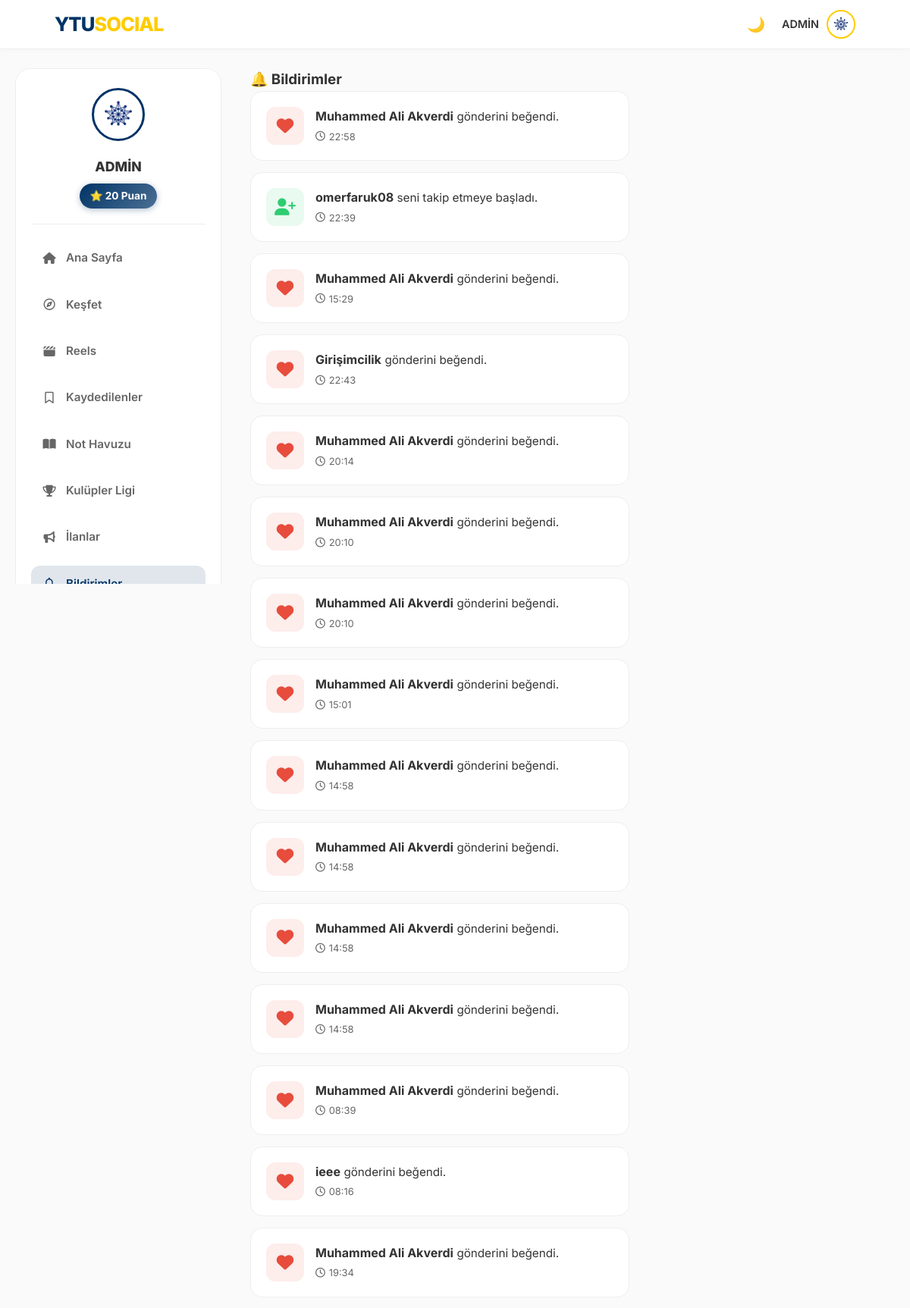
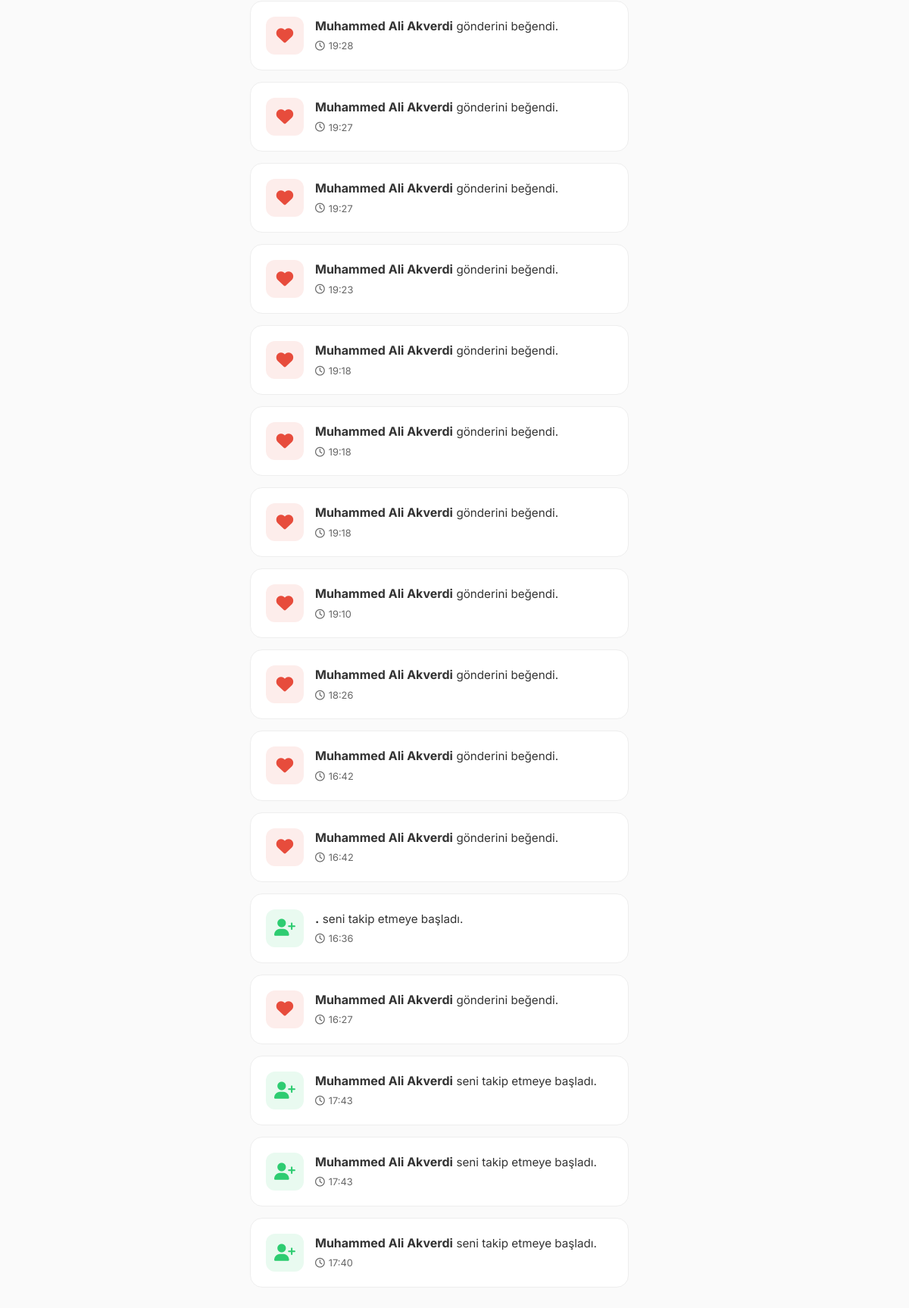
/notifications (signed in), run on the app's committed database (2 pictures, top to bottom).
### models.py (models this page shows, shortened)
class User(UserMixin, db.Model):
    id = db.Column(db.Integer, primary_key=True)
    email = db.Column(db.String(120), unique=True, nullable=False)
    password = db.Column(db.String(200), nullable=False)
    username = db.Column(db.String(50), nullable=True)
    handle = db.Column(db.String(30), unique=True, nullable=True)
    stories = db.relationship('Story', backref='author', lazy=True)
    is_admin = db.Column(db.Boolean, default=False)
    is_moderator = db.Column(db.Boolean, default=False)
    department = db.Column(db.String(100), nullable=True)
    score = db.Column(db.Integer, default=0)
    bio = db.Column(db.String(200), nullable=True)
    profile_pic = db.Column(db.String(200), default='img/default_avatar.png')
    is_verified = db.Column(db.Boolean, default=False)
    otp_code = db.Column(db.String(6))
    ban_expiration = db.Column(db.DateTime, nullable=True)
    is_banned = db.Column(db.Boolean, default=False)
    posts = db.relationship('Post', backref='author', lazy=True)
    image_file = db.Column(db.String(255), nullable=True)
    comments = db.relationship('Comment', backref='author', lazy=True)
    messages_sent = db.relationship('Message', foreign_keys='Message.sender_id', backref='sender', lazy='dynamic')
    messages_received = db.relationship('Message', foreign_keys='Message.recipient_id', backref='recipient', lazy='dynamic')
    saved_posts = db.relationship('SavedPost', back_populates='user', lazy=True, cascade="all, delete-orphan")
    followed = db.relationship(
        'User', secondary=followers,
        primaryjoin=(followers.c.follower_id == id),
        secondaryjoin=(followers.c.followed_id == id),
        backref=db.backref('followers', lazy='dynamic'), lazy='dynamic'
    )
    blocking = db.relationship(
        'User', secondary=blocked_users,
        primaryjoin=(blocked_users.c.blocker_id == id),
        secondaryjoin=(blocked_users.c.blocked_id == id),
        backref=db.backref('blocked_by', lazy='dynamic'), lazy='dynamic'
    )

class Notification(db.Model):
    id = db.Column(db.Integer, primary_key=True)
    user_id = db.Column(db.Integer, db.ForeignKey('user.id'), nullable=False)
    actor_id = db.Column(db.Integer, db.ForeignKey('user.id'), nullable=False)
    verb = db.Column(db.String(50))
    post_id = db.Column(db.Integer, db.ForeignKey('post.id'), nullable=True)
    timestamp = db.Column(db.DateTime, default=get_turkey_time)
    is_read = db.Column(db.Boolean, default=False)
    actor = db.relationship('User', foreign_keys=[actor_id], lazy=True)
    post = db.relationship('Post', foreign_keys=[post_id], lazy=True)

### routes/main.py (the view)
@main.route('/notifications')
@login_required
def notifications():
    notifs = Notification.query.filter_by(user_id=current_user.id).order_by(Notification.timestamp.desc()).all()
    for notif in notifs:
        notif.is_read = True
    db.session.commit()
    all_clubs = Club.query.all()
    ranked_clubs = sorted(all_clubs, key=lambda c: c.total_votes(), reverse=True)
    top_clubs = ranked_clubs[:3]
    return render_template('notifications.html', notifications=notifs, top_clubs=top_clubs)

### models.py (called while the page is built)
@login_manager.user_loader
def load_user(user_id):
    return User.query.get(int(user_id))

    @property
    def votes(self):
        return len(self.vote_records)

    def total_votes(self):
        return self.votes

### utils.py (called while the page is built)
def get_trending_hashtags():
    from models import Post
    posts = Post.query.with_entities(Post.content).all()
    hashtags = {}
    for post in posts:
        if post.content:
            found_tags = set(re.findall(r"#(\w+)", post.content.lower()))
            for tag in found_tags:
                hashtags[tag] = hashtags.get(tag, 0) + 1
    sorted_tags = sorted(hashtags.items(), key=lambda x: x[1], reverse=True)
    return sorted_tags[:5]

### templates/notifications.html (shortened to what this page needs)
<!DOCTYPE html>
<html lang="tr">
<head>
    <link rel="stylesheet" href="/static/style.css">
    <link href="https://cdnjs.cloudflare.com/ajax/libs/font-awesome/6.4.0/css/all.min.css" rel="stylesheet">
</head>
<body>
    {% include 'navbar_partial.html' ignore missing %}
    <div class="main-layout">
        {% include 'sidebar_partial.html' %}
        <main>
            <div class="notif-page-header">
                <h3>🔔 Bildirimler</h3>
            </div>
            <div class="notification-list">
                {% for notif in notifications %}
                {% if notif.actor %}
                {% set target_url = url_for('main.chat', handle=notif.actor.handle) if notif.verb == 'messaged' else url_for('main.user_profile', handle=notif.actor.handle) %}
                <div class="notif-card {{ 'unread' if not notif.is_read else '' }}" onclick="window.location.href='{{ target_url }}'">
                    <div class="notif-icon-box
                        {% if notif.verb == 'liked' %}bg-like
                        {% elif notif.verb == 'commented' %}bg-comment
                        {% elif notif.verb == 'followed' %}bg-follow
                        {% elif notif.verb == 'messaged' %}bg-msg
                        {% endif %}">
                        {% if notif.verb == 'liked' %}<i class="fas fa-heart"></i>
                        {% elif notif.verb == 'commented' %}<i class="fas fa-comment-dots"></i>
                        {% elif notif.verb == 'followed' %}<i class="fas fa-user-plus"></i>
                        {% elif notif.verb == 'messaged' %}<i class="fas fa-envelope"></i>
                        {% endif %}
                    </div>
                    <div class="notif-content">
                        <div>
                            <span class="notif-actor">{{ notif.actor.username }}</span>
                            <span class="notif-text">
                                {% if notif.verb == 'liked' %} gönderini beğendi.{% endif %}
                                {% if notif.verb == 'followed' %} seni takip etmeye başladı.{% endif %}
                            </span>
                        </div>
                        <small class="notif-time"><i class="far fa-clock"></i> {{ notif.timestamp.strftime('%H:%M') }}</small>
                    </div>
                </div>
                {% endif %}
                {% endfor %}
            </div>
        </main>
    </div>
</body>
</html>

### templates/navbar_partial.html (shortened to what this page needs)
<nav class="navbar">
    <div class="nav-left">
        <a href="/" class="nav-logo">YTU<span>SOCIAL</span></a>
    </div>
    <div class="nav-right">
        <button type="button" onclick="toggleDarkMode()" id="theme-btn" title="Temayı Değiştir" style="background:none; border:none; cursor:pointer; font-size:1.2rem;">
            🌙
        </button>
        {% if current_user.is_authenticated %}
            <div class="nav-items" id="mobile-menu">
                <div class="profile-menu" onclick="toggleProfileDropdown()">
                    <span style="font-weight: 600; font-size: 0.9rem;">{{ current_user.username }}</span>
                    <img src="/static/{{ current_user.profile_pic }}" class="nav-avatar" alt="Profil">
                </div>
            </div>
        {% else %}
            <div class="nav-auth-actions">
                <a href="{{ url_for('auth.login', next=request.path) }}" class="nav-auth-btn nav-auth-btn-secondary">Giriş Yap</a>
                <a href="{{ url_for('auth.register', next=request.path) }}" class="nav-auth-btn nav-auth-btn-primary">Kayıt Ol</a>
            </div>
        {% endif %}
    </div>
</nav>

### templates/sidebar_partial.html (shortened to what this page needs)
{% if current_user.is_authenticated %}
{% set endpoint = request.endpoint or '' %}
{% set active_style = 'background-color: rgba(var(--ytu-lacivert-rgb), 0.12); color: var(--ytu-lacivert);' %}
{% set active_home = endpoint == 'main.index' %}
{% set active_explore = endpoint in ['main.explore', 'main.trending_full_list'] %}
{% set active_reels = endpoint == 'main.reels' %}
{% set active_saved = endpoint == 'main.saved_posts_list' %}
{% set active_notes = endpoint == 'main.notes_pool' %}
{% set active_clubs = endpoint in ['main.clubs_full_list', 'main.club_detail'] %}
{% set active_adverts = endpoint == 'main.adverts' %}
{% set active_notifications = endpoint == 'main.notifications' %}
<aside class="left-sidebar sticky-sidebar">
    <div style="background: var(--card-bg); border-radius: 20px; padding: 25px 20px; border: 1px solid var(--border-color);">
        <div style="text-align: center; margin-bottom: 20px; padding-bottom: 20px; border-bottom: 1px solid var(--border-color);">
            <img src="/static/{{ current_user.profile_pic }}" style="width: 70px; height: 70px; border-radius: 50%; border: 3px solid var(--ytu-lacivert); object-fit: cover; margin-bottom: 12px;">
            <h3 style="font-size: 1.1rem; font-weight: 800; color: var(--text-color); margin: 0 0 8px 0;">{{ current_user.username }}</h3>
            <span style="background: linear-gradient(135deg, var(--ytu-lacivert), rgba(var(--ytu-lacivert-rgb), 0.7)); color: white; display: inline-block; padding: 6px 14px; border-radius: 20px; font-weight: 700; font-size: 0.85rem; box-shadow: 0 2px 8px rgba(var(--ytu-lacivert-rgb), 0.3);">⭐ {{ current_user.score }} Puan</span>
        </div>
        <nav style="display: flex; flex-direction: column; gap: 8px;">
            <a href="{{ url_for('main.index') }}" class="sidebar-link" style="display: flex; align-items: center; gap: 12px; padding: 12px 14px; border-radius: 12px; color: var(--text-muted); text-decoration: none; font-weight: 600; font-size: 0.95rem; transition: all 0.2s;{% if active_home %} {{ active_style }}{% endif %}"><i class="fa-solid fa-house" style="width: 20px; text-align: center;"></i> Ana Sayfa</a>
            <a href="{{ url_for('main.explore') }}" class="sidebar-link" style="display: flex; align-items: center; gap: 12px; padding: 12px 14px; border-radius: 12px; color: var(--text-muted); text-decoration: none; font-weight: 600; font-size: 0.95rem; transition: all 0.2s;{% if active_explore %} {{ active_style }}{% endif %}"><i class="fa-regular fa-compass" style="width: 20px; text-align: center;"></i> Keşfet</a>
            <a href="{{ url_for('main.reels') }}" class="sidebar-link" style="display: flex; align-items: center; gap: 12px; padding: 12px 14px; border-radius: 12px; color: var(--text-muted); text-decoration: none; font-weight: 600; font-size: 0.95rem; transition: all 0.2s;{% if active_reels %} {{ active_style }}{% endif %}"><i class="fa-solid fa-clapperboard" style="width: 20px; text-align: center;"></i> Reels</a>
            <a href="{{ url_for('main.saved_posts_list') }}" class="sidebar-link" style="display: flex; align-items: center; gap: 12px; padding: 12px 14px; border-radius: 12px; color: var(--text-muted); text-decoration: none; font-weight: 600; font-size: 0.95rem; transition: all 0.2s;{% if active_saved %} {{ active_style }}{% endif %}"><i class="fa-regular fa-bookmark" style="width: 20px; text-align: center;"></i> Kaydedilenler</a>
            <a href="{{ url_for('main.notes_pool') }}" class="sidebar-link" style="display: flex; align-items: center; gap: 12px; padding: 12px 14px; border-radius: 12px; color: var(--text-muted); text-decoration: none; font-weight: 600; font-size: 0.95rem; transition: all 0.2s;{% if active_notes %} {{ active_style }}{% endif %}"><i class="fa-solid fa-book-open" style="width: 20px; text-align: center;"></i> Not Havuzu</a>
            <a href="{{ url_for('main.clubs_full_list') }}" class="sidebar-link" style="display: flex; align-items: center; gap: 12px; padding: 12px 14px; border-radius: 12px; color: var(--text-muted); text-decoration: none; font-weight: 600; font-size: 0.95rem; transition: all 0.2s;{% if active_clubs %} {{ active_style }}{% endif %}"><i class="fa-solid fa-trophy" style="width: 20px; text-align: center;"></i> Kulüpler Ligi</a>
            <a href="{{ url_for('main.adverts') }}" class="sidebar-link" style="display: flex; align-items: center; gap: 12px; padding: 12px 14px; border-radius: 12px; color: var(--text-muted); text-decoration: none; font-weight: 600; font-size: 0.95rem; transition: all 0.2s;{% if active_adverts %} {{ active_style }}{% endif %}"><i class="fa-solid fa-bullhorn" style="width: 20px; text-align: center;"></i> İlanlar</a>
            <a href="{{ url_for('main.notifications') }}" class="sidebar-link" style="display: flex; align-items: center; gap: 12px; padding: 12px 14px; border-radius: 12px; color: var(--text-muted); text-decoration: none; font-weight: 600; font-size: 0.95rem; transition: all 0.2s;{% if active_notifications %} {{ active_style }}{% endif %}">
                <i class="fa-regular fa-bell" style="width: 20px; text-align: center;"></i> Bildirimler
            </a>
        </nav>
    </div>
</aside>
{% endif %}

### data on the page
User: username "ADMİN", profile_pic (picture), score "20"
Notification: verb "liked" (drawn), actor.username "Muhammed Ali Akverdi", timestamp "22:58"
Notification: verb "followed" (drawn), actor.username "omerfaruk08", timestamp "22:39"
Notification: verb "liked" (drawn), actor.username "Muhammed Ali Akverdi", timestamp "15:29"
Notification: verb "liked" (drawn), actor.username "Girişimcilik", timestamp "22:43"
Notification: verb "liked" (drawn), actor.username "Muhammed Ali Akverdi", timestamp "20:14"
Notification: verb "liked" (drawn), actor.username "Muhammed Ali Akverdi", timestamp "20:10"
Notification: verb "liked" (drawn), actor.username "Muhammed Ali Akverdi", timestamp "20:10"
Notification: verb "liked" (drawn), actor.username "Muhammed Ali Akverdi", timestamp "15:01"
Notification: verb "liked" (drawn), actor.username "Muhammed Ali Akverdi", timestamp "14:58"
Notification: verb "liked" (drawn), actor.username "Muhammed Ali Akverdi", timestamp "14:58"
Notification: verb "liked" (drawn), actor.username "Muhammed Ali Akverdi", timestamp "14:58"
Notification: verb "liked" (drawn), actor.username "Muhammed Ali Akverdi", timestamp "14:58"
Notification: verb "liked" (drawn), actor.username "Muhammed Ali Akverdi", timestamp "08:39"
Notification: verb "liked" (drawn), actor.username "ieee", timestamp "08:16"
Notification: verb "liked" (drawn), actor.username "Muhammed Ali Akverdi", timestamp "19:34"
Notification: verb "liked" (drawn), actor.username "Muhammed Ali Akverdi", timestamp "19:28"
Notification: verb "liked" (drawn), actor.username "Muhammed Ali Akverdi", timestamp "19:27"
Notification: verb "liked" (drawn), actor.username "Muhammed Ali Akverdi", timestamp "19:27"
Notification: verb "liked" (drawn), actor.username "Muhammed Ali Akverdi", timestamp "19:23"
Notification: verb "liked" (drawn), actor.username "Muhammed Ali Akverdi", timestamp "19:18"
Notification: verb "liked" (drawn), actor.username "Muhammed Ali Akverdi", timestamp "19:18"
Notification: verb "liked" (drawn), actor.username "Muhammed Ali Akverdi", timestamp "19:18"
Notification: verb "liked" (drawn), actor.username "Muhammed Ali Akverdi", timestamp "19:10"
Notification: verb "liked" (drawn), actor.username "Muhammed Ali Akverdi", timestamp "18:26"
Notification: verb "liked" (drawn), actor.username "Muhammed Ali Akverdi", timestamp "16:42"
Notification: verb "liked" (drawn), actor.username "Muhammed Ali Akverdi", timestamp "16:42"
Notification: verb "followed" (drawn), actor.username ".", timestamp "16:36"
Notification: verb "liked" (drawn), actor.username "Muhammed Ali Akverdi", timestamp "16:27"
Notification: verb "followed" (drawn), actor.username "Muhammed Ali Akverdi", timestamp "17:43"
Notification: verb "followed" (drawn), actor.username "Muhammed Ali Akverdi", timestamp "17:43"
Notification: verb "followed" (drawn), actor.username "Muhammed Ali Akverdi", timestamp "17:40"
